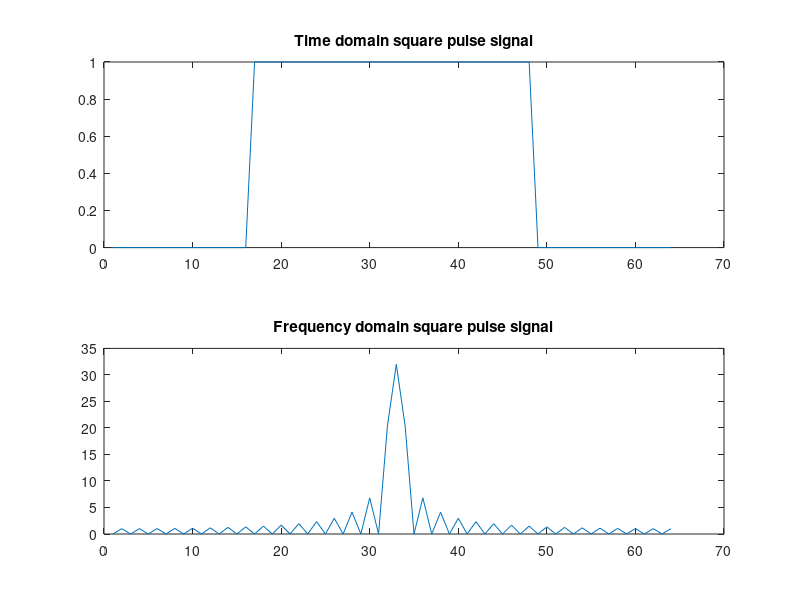

Recreate this plot in MATLAB.
clc;
clear all;
close all;
xn=[zeros(1,16),ones(1,32),zeros(1,16)];
X1=fft(xn);
X2=fftshift(X1);
subplot(2,1,1);
plot(xn);
title('Time domain square pulse signal');
subplot(2,1,2);
plot(abs(X2));
title('Frequency domain square pulse signal');
